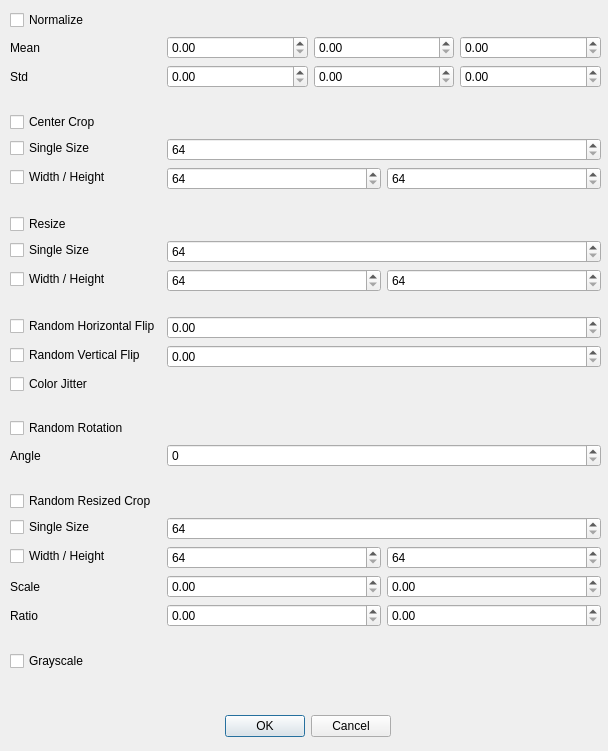
<?xml version="1.0" encoding="UTF-8"?>
<ui version="4.0">
 <class>Dialog</class>
 <widget class="QDialog" name="Dialog">
  <property name="geometry">
   <rect>
    <x>0</x>
    <y>0</y>
    <width>608</width>
    <height>751</height>
   </rect>
  </property>
  <property name="windowTitle">
   <string>Data Augmentation</string>
  </property>
  <widget class="QDialogButtonBox" name="buttonBox">
   <property name="geometry">
    <rect>
     <x>50</x>
     <y>710</y>
     <width>341</width>
     <height>32</height>
    </rect>
   </property>
   <property name="orientation">
    <enum>Qt::Horizontal</enum>
   </property>
   <property name="standardButtons">
    <set>QDialogButtonBox::Cancel|QDialogButtonBox::Ok</set>
   </property>
  </widget>
  <widget class="QWidget" name="formLayoutWidget">
   <property name="geometry">
    <rect>
     <x>10</x>
     <y>10</y>
     <width>591</width>
     <height>661</height>
    </rect>
   </property>
   <layout class="QFormLayout" name="formLayout">
    <item row="0" column="0">
     <widget class="QCheckBox" name="checkBox_normalize_enabled">
      <property name="text">
       <string>Normalize</string>
      </property>
     </widget>
    </item>
    <item row="1" column="0">
     <widget class="QLabel" name="label_mean">
      <property name="text">
       <string>Mean</string>
      </property>
     </widget>
    </item>
    <item row="1" column="1">
     <layout class="QHBoxLayout" name="horizontalLayout">
      <item>
       <widget class="QDoubleSpinBox" name="doubleSpinBox_mean1"/>
      </item>
      <item>
       <widget class="QDoubleSpinBox" name="doubleSpinBox_mean2"/>
      </item>
      <item>
       <widget class="QDoubleSpinBox" name="doubleSpinBox_mean3"/>
      </item>
     </layout>
    </item>
    <item row="2" column="0">
     <widget class="QLabel" name="label_std">
      <property name="text">
       <string>Std</string>
      </property>
     </widget>
    </item>
    <item row="2" column="1">
     <layout class="QHBoxLayout" name="horizontalLayout_2">
      <item>
       <widget class="QDoubleSpinBox" name="doubleSpinBox_std1"/>
      </item>
      <item>
       <widget class="QDoubleSpinBox" name="doubleSpinBox_std2"/>
      </item>
      <item>
       <widget class="QDoubleSpinBox" name="doubleSpinBox_std3"/>
      </item>
     </layout>
    </item>
    <item row="5" column="1">
     <widget class="QSpinBox" name="spinBox_center_crop_image_size_single">
      <property name="minimum">
       <number>64</number>
      </property>
     </widget>
    </item>
    <item row="4" column="0">
     <widget class="QCheckBox" name="checkBox_center_crop_enabled">
      <property name="text">
       <string>Center Crop</string>
      </property>
     </widget>
    </item>
    <item row="8" column="0">
     <widget class="QCheckBox" name="checkBox_resize_enabled">
      <property name="text">
       <string>Resize</string>
      </property>
     </widget>
    </item>
    <item row="9" column="0">
     <widget class="QCheckBox" name="checkBox_resize_image_size_single_enabled">
      <property name="text">
       <string>Single Size</string>
      </property>
     </widget>
    </item>
    <item row="10" column="0">
     <widget class="QCheckBox" name="checkBox_resize_image_size_wh_enabled">
      <property name="text">
       <string>Width / Height</string>
      </property>
     </widget>
    </item>
    <item row="9" column="1">
     <widget class="QSpinBox" name="spinBox_resize_image_size_single">
      <property name="minimum">
       <number>64</number>
      </property>
     </widget>
    </item>
    <item row="10" column="1">
     <layout class="QHBoxLayout" name="horizontalLayout_3">
      <item>
       <widget class="QSpinBox" name="spinBox_resize_image_width">
        <property name="minimum">
         <number>64</number>
        </property>
       </widget>
      </item>
      <item>
       <widget class="QSpinBox" name="spinBox_resize_image_height">
        <property name="minimum">
         <number>64</number>
        </property>
       </widget>
      </item>
     </layout>
    </item>
    <item row="12" column="0">
     <widget class="QCheckBox" name="checkBox_random_horizontal_flip_enabled">
      <property name="text">
       <string>Random Horizontal Flip</string>
      </property>
     </widget>
    </item>
    <item row="13" column="0">
     <widget class="QCheckBox" name="checkBox_random_vertical_flip_enabled">
      <property name="text">
       <string>Random Vertical Flip</string>
      </property>
     </widget>
    </item>
    <item row="14" column="0">
     <widget class="QCheckBox" name="checkBox_color_jitter_enabled">
      <property name="text">
       <string>Color Jitter</string>
      </property>
     </widget>
    </item>
    <item row="16" column="0">
     <widget class="QCheckBox" name="checkBox_random_rotation_enabled">
      <property name="text">
       <string>Random Rotation</string>
      </property>
     </widget>
    </item>
    <item row="3" column="0">
     <spacer name="verticalSpacer">
      <property name="orientation">
       <enum>Qt::Vertical</enum>
      </property>
      <property name="sizeHint" stdset="0">
       <size>
        <width>20</width>
        <height>40</height>
       </size>
      </property>
     </spacer>
    </item>
    <item row="7" column="0">
     <spacer name="verticalSpacer_2">
      <property name="orientation">
       <enum>Qt::Vertical</enum>
      </property>
      <property name="sizeHint" stdset="0">
       <size>
        <width>20</width>
        <height>40</height>
       </size>
      </property>
     </spacer>
    </item>
    <item row="11" column="0">
     <spacer name="verticalSpacer_3">
      <property name="orientation">
       <enum>Qt::Vertical</enum>
      </property>
      <property name="sizeHint" stdset="0">
       <size>
        <width>20</width>
        <height>40</height>
       </size>
      </property>
     </spacer>
    </item>
    <item row="17" column="0">
     <widget class="QLabel" name="label_random_rotation_angle">
      <property name="text">
       <string>Angle</string>
      </property>
     </widget>
    </item>
    <item row="17" column="1">
     <widget class="QSpinBox" name="spinBox_random_rotation_angle"/>
    </item>
    <item row="15" column="0">
     <spacer name="verticalSpacer_4">
      <property name="orientation">
       <enum>Qt::Vertical</enum>
      </property>
      <property name="sizeHint" stdset="0">
       <size>
        <width>20</width>
        <height>40</height>
       </size>
      </property>
     </spacer>
    </item>
    <item row="25" column="0">
     <widget class="QCheckBox" name="checkBox_grayscale_enabled">
      <property name="text">
       <string>Grayscale</string>
      </property>
     </widget>
    </item>
    <item row="24" column="0">
     <spacer name="verticalSpacer_5">
      <property name="orientation">
       <enum>Qt::Vertical</enum>
      </property>
      <property name="sizeHint" stdset="0">
       <size>
        <width>20</width>
        <height>40</height>
       </size>
      </property>
     </spacer>
    </item>
    <item row="19" column="0">
     <widget class="QCheckBox" name="checkBox_random_resized_crop_enabled">
      <property name="text">
       <string>Random Resized Crop</string>
      </property>
     </widget>
    </item>
    <item row="20" column="0">
     <widget class="QCheckBox" name="checkBox_random_resized_crop_image_size_single_enabled">
      <property name="text">
       <string>Single Size</string>
      </property>
     </widget>
    </item>
    <item row="20" column="1">
     <widget class="QSpinBox" name="spinBox_random_resized_crop_image_size_single">
      <property name="minimum">
       <number>64</number>
      </property>
     </widget>
    </item>
    <item row="21" column="0">
     <widget class="QCheckBox" name="checkBox_random_resized_crop_image_size_wh_enabled">
      <property name="text">
       <string>Width / Height</string>
      </property>
     </widget>
    </item>
    <item row="21" column="1">
     <layout class="QHBoxLayout" name="horizontalLayout_4">
      <item>
       <widget class="QSpinBox" name="spinBox_random_resized_crop_image_width">
        <property name="minimum">
         <number>64</number>
        </property>
        <property name="maximum">
         <number>99</number>
        </property>
       </widget>
      </item>
      <item>
       <widget class="QSpinBox" name="spinBox_random_resized_crop_image_height">
        <property name="minimum">
         <number>64</number>
        </property>
       </widget>
      </item>
     </layout>
    </item>
    <item row="22" column="0">
     <widget class="QLabel" name="label_random_resized_crop_scale">
      <property name="text">
       <string>Scale</string>
      </property>
     </widget>
    </item>
    <item row="23" column="0">
     <widget class="QLabel" name="label_random_resized_crop_ratio">
      <property name="text">
       <string>Ratio</string>
      </property>
     </widget>
    </item>
    <item row="22" column="1">
     <layout class="QHBoxLayout" name="horizontalLayout_5">
      <item>
       <widget class="QDoubleSpinBox" name="doubleSpinBox_random_resized_crop_scale1"/>
      </item>
      <item>
       <widget class="QDoubleSpinBox" name="doubleSpinBox_random_resized_crop_scale2"/>
      </item>
     </layout>
    </item>
    <item row="23" column="1">
     <layout class="QHBoxLayout" name="horizontalLayout_6">
      <item>
       <widget class="QDoubleSpinBox" name="doubleSpinBox_random_resized_crop_ratio1"/>
      </item>
      <item>
       <widget class="QDoubleSpinBox" name="doubleSpinBox_random_resized_crop_ratio2"/>
      </item>
     </layout>
    </item>
    <item row="18" column="0">
     <spacer name="verticalSpacer_6">
      <property name="orientation">
       <enum>Qt::Vertical</enum>
      </property>
      <property name="sizeHint" stdset="0">
       <size>
        <width>20</width>
        <height>40</height>
       </size>
      </property>
     </spacer>
    </item>
    <item row="5" column="0">
     <widget class="QCheckBox" name="checkBox_center_crop_image_size_single_enabled">
      <property name="text">
       <string>Single Size</string>
      </property>
     </widget>
    </item>
    <item row="6" column="0">
     <widget class="QCheckBox" name="checkBox_center_crop_image_size_wh_enabled">
      <property name="text">
       <string>Width / Height</string>
      </property>
     </widget>
    </item>
    <item row="6" column="1">
     <layout class="QHBoxLayout" name="horizontalLayout_7">
      <item>
       <widget class="QSpinBox" name="spinBox_center_crop_image_width">
        <property name="minimum">
         <number>64</number>
        </property>
       </widget>
      </item>
      <item>
       <widget class="QSpinBox" name="spinBox_center_crop_image_height">
        <property name="minimum">
         <number>64</number>
        </property>
       </widget>
      </item>
     </layout>
    </item>
    <item row="12" column="1">
     <widget class="QDoubleSpinBox" name="doubleSpinBox_random_horizontal_flip_probability"/>
    </item>
    <item row="13" column="1">
     <widget class="QDoubleSpinBox" name="doubleSpinBox_random_vertical_flip_probability"/>
    </item>
   </layout>
  </widget>
 </widget>
 <resources/>
 <connections>
  <connection>
   <sender>buttonBox</sender>
   <signal>accepted()</signal>
   <receiver>Dialog</receiver>
   <slot>accept()</slot>
   <hints>
    <hint type="sourcelabel">
     <x>248</x>
     <y>254</y>
    </hint>
    <hint type="destinationlabel">
     <x>157</x>
     <y>274</y>
    </hint>
   </hints>
  </connection>
  <connection>
   <sender>buttonBox</sender>
   <signal>rejected()</signal>
   <receiver>Dialog</receiver>
   <slot>reject()</slot>
   <hints>
    <hint type="sourcelabel">
     <x>316</x>
     <y>260</y>
    </hint>
    <hint type="destinationlabel">
     <x>286</x>
     <y>274</y>
    </hint>
   </hints>
  </connection>
 </connections>
</ui>
